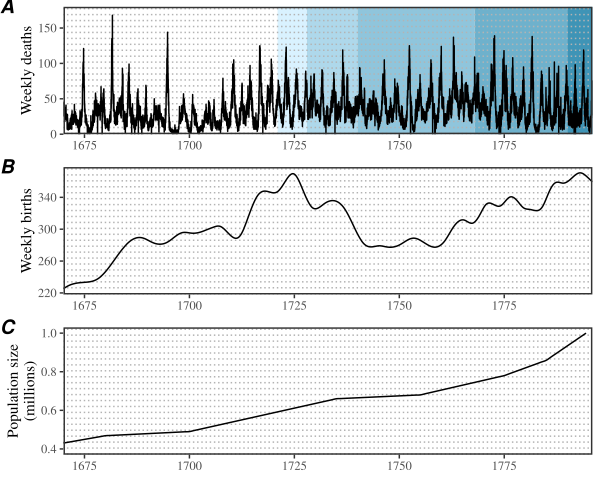

Write R code to recreate this figure.
library(dplyr)
library(ggplot2); theme_set(theme_bw(base_family = "Times"))
library(egg)
source("../script/script_data.R")

data_filter <- data_final %>%
  filter(year < 1796)

g1 <- ggplot(data_filter) +
  annotate("rect", xmin=1721, xmax=1728, ymin=-Inf, ymax=Inf, fill="#D9F2FF") +
  annotate("rect", xmin=1728, xmax=1740, ymin=-Inf, ymax=Inf, fill="#AED8EB") +
  annotate("rect", xmin=1740, xmax=1768, ymin=-Inf, ymax=Inf, fill="#8FC5DC") +
  annotate("rect", xmin=1768, xmax=1790, ymin=-Inf, ymax=Inf, fill="#6EB1CC") +
  annotate("rect", xmin=1790, xmax=1796, ymin=-Inf, ymax=Inf, fill="#3F94B6") +
  geom_vline(xintercept=unique(data_filter$year), lty=3, col="gray70") +
  geom_line(aes(year+week/52, smpx)) +
  scale_x_continuous("Year", expand=c(0, 0)) +
  scale_y_continuous("Weekly deaths", expand=c(0, 0), limits=c(0, 180)) +
  theme(
    panel.grid = element_blank(),
    panel.border = element_rect(linewidth=1),
    axis.title.x = element_blank()
  )

g2 <- ggplot(data_filter) +
  geom_vline(xintercept=unique(data_filter$year), lty=3, col="gray70") +
  geom_line(aes(year+week/52, birth)) +
  scale_x_continuous("Year", expand=c(0, 0)) +
  scale_y_continuous("Weekly births") +
  theme(
    panel.grid = element_blank(),
    panel.border = element_rect(linewidth=1),
    axis.title.x = element_blank()
  )

g3 <- ggplot(data_filter) +
  geom_vline(xintercept=unique(data_filter$year), lty=3, col="gray70") +
  geom_line(aes(year+week/52, population/1e6)) +
  scale_x_continuous("Year", expand=c(0, 0)) +
  scale_y_continuous("Population size\n(millions)",
                     breaks=c(0.4, 0.6, 0.8, 1), limits=c(0.4, 1)) +
  theme(
    panel.grid = element_blank(),
    panel.border = element_rect(linewidth=1),
    axis.title.x = element_blank()
  )

gcomb <- ggarrange(g1, g2, g3, nrow=3,
                   labels=c("A", "B", "C"))

ggsave("figure_data.pdf", gcomb, 
       width=6, height=8*3/5)
